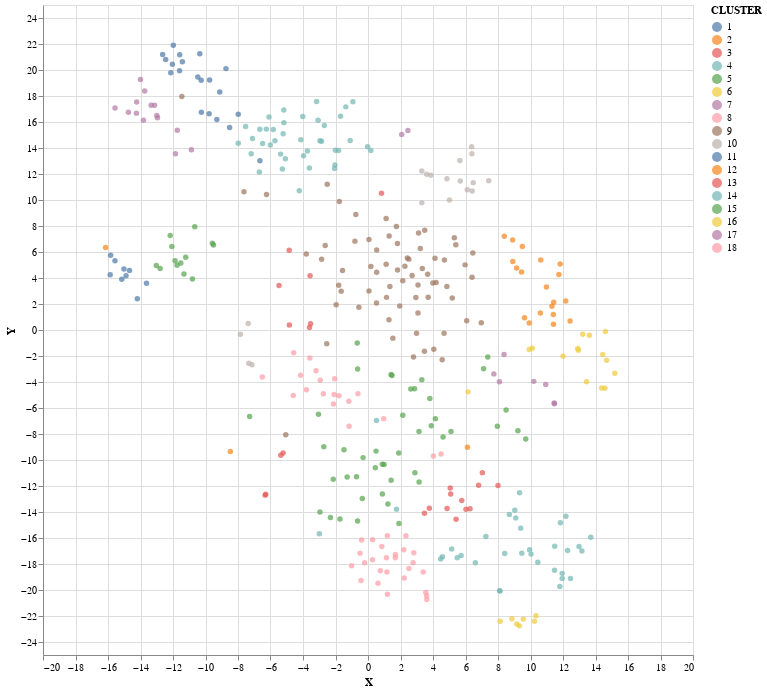

Write notebook code for a chart like this one.
### Markdown cell above
Now we can assign the clusterer's predicted labels to the dataframe that contains our visualization data and re-plot the results.

### Code cell
vis_data['CLUSTER'] = agg.labels_ + 1

alt.Chart(vis_data).mark_circle(size=30).encode(
    x='X',
    y='Y',
    tooltip=['LABEL', 'CLUSTER'],
    color='CLUSTER:N'
).properties(
    height=650,
    width=650
).interactive()

### Figure 1 — Vega-Lite specification as saved in the notebook (floating-point values rounded to 4 significant figures; data arrays with more than 128 entries replaced by an {"elided": "..."} marker saying what was removed)
{"config": {"view": {"continuousWidth": 400, "continuousHeight": 300}}, "data": {"name": "data-0bb6dd7c2c952879b850154984e35506"}, "mark": {"type": "circle", "size": 30}, "encoding": {"color": {"field": "CLUSTER", "type": "nominal"}, "tooltip": [{"field": "LABEL", "type": "nominal"}, {"field": "CLUSTER", "type": "quantitative"}], "x": {"field": "X", "type": "quantitative"}, "y": {"field": "Y", "type": "quantitative"}}, "height": 650, "selection": {"selector003": {"type": "interval", "bind": "scales", "encodings": ["x", "y"]}}, "width": 650, "$schema": "https://vega.github.io/schema/vega-lite/v4.17.0.json", "datasets": {"data-0bb6dd7c2c952879b850154984e35506": {"elided": "379 records"}}}
